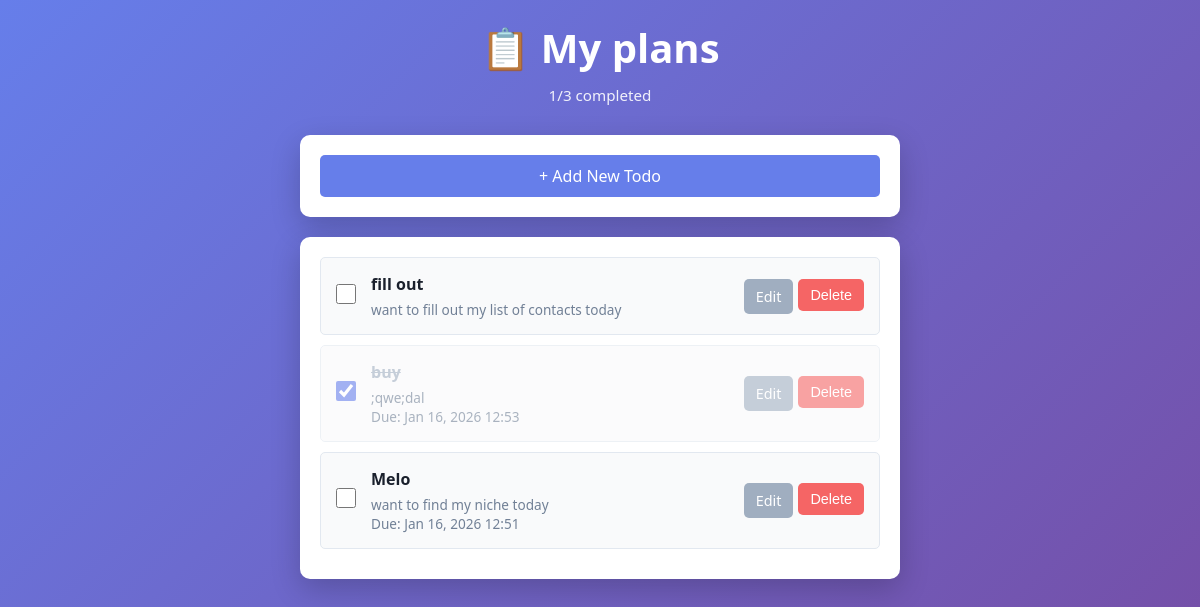
The page /todos/ on the database its author committed.
### todos/models.py (models this page shows, shortened)
class Todo(models.Model):
    title = models.CharField(max_length=200)
    description = models.TextField(blank=True, null=True)
    completed = models.BooleanField(default=False)
    created_at = models.DateTimeField(auto_now_add=True)
    updated_at = models.DateTimeField(auto_now=True)
    due_date = models.DateTimeField(blank=True, null=True)
    class Meta:
        ordering = ['-created_at']

### todos/views.py (the view)
# urls.py: 2. Add a URL to urlpatterns:  path('', views.home, name='home')
def home(request):
    todos = Todo.objects.all()
    completed_count = todos.filter(completed=True).count()
    total_count = todos.count()
    context = {
        'todos': todos,  # All todos for iteration in template
        'completed_count': completed_count,  # Number of completed todos
        'total_count': total_count,  # Total number of todos
    }
    return render(request, 'todos/home.html', context)

### todos/templates/todos/home.html (shortened to what this page needs)
{% extends 'todos/base.html' %}
{% block content %}
<header>
    <h1>📋 My plans</h1>
    <div class="stats">
        {% if total_count > 0 %}
            <p>{{ completed_count }}/{{ total_count }} completed</p>
        {% else %}
            <p>No todos yet. Create one to get started!</p>
        {% endif %}
    </div>
</header>
<div class="card">
    <a href="{% url 'todo_create' %}" class="btn btn-primary" style="width: 100%; text-align: center;">+ Add New Todo</a>
</div>
{% if todos %}
    <div class="card">
        {% for todo in todos %}
            <div class="todo-item {% if todo.completed %}completed{% endif %}">
                <form method="post" action="{% url 'todo_toggle' todo.pk %}" style="display: inline-block; margin: 0;">
                    <input type="checkbox" class="todo-checkbox" onchange="this.form.submit()" {% if todo.completed %}checked{% endif %}>
                </form>
                <div class="todo-content">
                    <a href="{% url 'todo_detail' todo.pk %}" style="text-decoration: none; color: inherit;">
                        <div class="todo-title">{{ todo.title }}</div>
                        {% if todo.description %}
                            <div class="todo-meta">{{ todo.description|truncatewords:10 }}</div>
                        {% endif %}
                        {% if todo.due_date %}
                            <div class="todo-meta">Due: {{ todo.due_date|date:"M d, Y H:i" }}</div>
                        {% endif %}
                    </a>
                </div>
                <div class="todo-actions">
                    <a href="{% url 'todo_update' todo.pk %}" class="btn btn-secondary btn-sm">Edit</a>
                    <form method="post" action="{% url 'todo_delete' todo.pk %}" style="display: inline-block;">
                        <button type="submit" class="btn btn-danger btn-sm" onclick="return confirm('Are you sure?')">Delete</button>
                    </form>
                </div>
            </div>
        {% endfor %}
    </div>
{% else %}
    <div class="card empty-state">
        <div class="empty-state-icon">📝</div>
        <p>No todos yet. <a href="{% url 'todo_create' %}" style="color: #667eea; text-decoration: underline;">Create one!</a></p>
    </div>
{% endif %}
{% endblock %}

### todos/templates/todos/base.html (shortened to what this page needs)
<!DOCTYPE html>
<html lang="en">
<head>
</head>
<body>
    <div class="container">
        {% block content %}{% endblock %}
    </div>
</body>
</html>

### todos/templates/todos/base.html (style rules this page uses)
* { margin: 0; padding: 0; box-sizing: border-box; }
body { font-family: 'Segoe UI', Tahoma, Geneva, Verdana, sans-serif; background: linear-gradient(135deg, #667eea 0%, #764ba2 100%); min-height: 100vh; padding: 20px; }
.container { max-width: 600px; margin: 0 auto; }
header { text-align: center; color: white; margin-bottom: 30px; }
header h1 { font-size: 2.5em; margin-bottom: 10px; }
.stats { color: rgba(255, 255, 255, 0.9); font-size: 0.95em; }
.card { background: white; border-radius: 10px; padding: 20px; box-shadow: 0 10px 30px rgba(0, 0, 0, 0.2); margin-bottom: 20px; }
.btn { display: inline-block; padding: 10px 20px; border: none; border-radius: 5px; cursor: pointer; font-size: 1em; text-decoration: none; transition: all 0.3s ease; }
.btn-primary { background: #667eea; color: white; }
.btn-danger { background: #f56565; color: white; }
.btn-secondary { background: #a0aec0; color: white; }
.btn-sm { padding: 8px 12px; font-size: 0.9em; }
.todo-item { display: flex; align-items: center; padding: 15px; border: 1px solid #e2e8f0; border-radius: 5px; margin-bottom: 10px; background: #f9fafb; transition: all 0.3s ease; }
.todo-item.completed { opacity: 0.6; }
.todo-item.completed .todo-title { text-decoration: line-through; color: #a0aec0; }
.todo-checkbox { width: 20px; height: 20px; margin-right: 15px; cursor: pointer; accent-color: #667eea; }
.todo-content { flex: 1; }
.todo-title { font-weight: 600; color: #1a202c; margin-bottom: 5px; }
.todo-meta { font-size: 0.85em; color: #718096; }
.todo-actions { display: flex; gap: 5px; margin-left: 10px; }
.todo-actions form { margin: 0; }

### rows shown on the page
Todo: title "fill out", description "want to fill out my list of contacts today"
Todo: completed "☑", title "buy", description ";qwe;dal", due_date "Jan 16, 2026 12:53"
Todo: title "Melo", description "want to find my niche today", due_date "Jan 16, 2026 12:51"

### other values the page prints
{{ completed_count }} "1"
{{ total_count }} "3"
